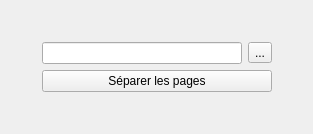
<?xml version="1.0" encoding="UTF-8"?>
<ui version="4.0">
 <class>MainWindow</class>
 <widget class="QMainWindow" name="MainWindow">
  <property name="geometry">
   <rect>
    <x>0</x>
    <y>0</y>
    <width>313</width>
    <height>134</height>
   </rect>
  </property>
  <property name="windowTitle">
   <string>Découpeur de PDF</string>
  </property>
  <widget class="QWidget" name="centralwidget">
   <layout class="QGridLayout" name="gridLayout">
    <item row="0" column="1">
     <spacer name="verticalSpacer_2">
      <property name="orientation">
       <enum>Qt::Vertical</enum>
      </property>
      <property name="sizeHint" stdset="0">
       <size>
        <width>20</width>
        <height>24</height>
       </size>
      </property>
     </spacer>
    </item>
    <item row="1" column="1">
     <widget class="QLineEdit" name="lineEdit">
      <property name="minimumSize">
       <size>
        <width>200</width>
        <height>0</height>
       </size>
      </property>
     </widget>
    </item>
    <item row="1" column="2">
     <widget class="QToolButton" name="toolButton">
      <property name="text">
       <string>...</string>
      </property>
     </widget>
    </item>
    <item row="2" column="0">
     <spacer name="horizontalSpacer">
      <property name="orientation">
       <enum>Qt::Horizontal</enum>
      </property>
      <property name="sizeHint" stdset="0">
       <size>
        <width>23</width>
        <height>20</height>
       </size>
      </property>
     </spacer>
    </item>
    <item row="2" column="1" colspan="2">
     <widget class="QPushButton" name="pushButton">
      <property name="text">
       <string>Séparer les pages</string>
      </property>
     </widget>
    </item>
    <item row="2" column="3">
     <spacer name="horizontalSpacer_2">
      <property name="orientation">
       <enum>Qt::Horizontal</enum>
      </property>
      <property name="sizeHint" stdset="0">
       <size>
        <width>23</width>
        <height>20</height>
       </size>
      </property>
     </spacer>
    </item>
    <item row="3" column="1">
     <spacer name="verticalSpacer">
      <property name="orientation">
       <enum>Qt::Vertical</enum>
      </property>
      <property name="sizeHint" stdset="0">
       <size>
        <width>20</width>
        <height>25</height>
       </size>
      </property>
     </spacer>
    </item>
   </layout>
  </widget>
 </widget>
 <resources/>
 <connections/>
</ui>
